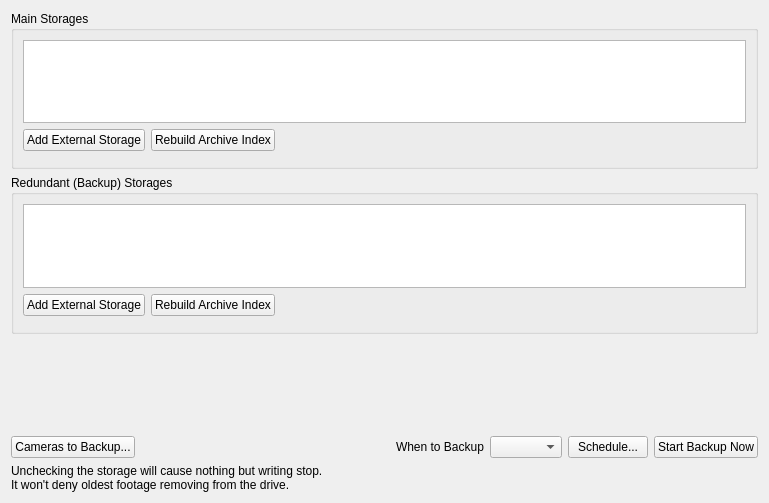
<?xml version="1.0" encoding="UTF-8"?>
<ui version="4.0">
 <class>StorageConfigWidget</class>
 <widget class="QWidget" name="StorageConfigWidget">
  <property name="geometry">
   <rect>
    <x>0</x>
    <y>0</y>
    <width>769</width>
    <height>503</height>
   </rect>
  </property>
  <layout class="QVBoxLayout" name="verticalLayout_2">
   <item>
    <widget class="QGroupBox" name="storagesGroupBox">
     <property name="title">
      <string>Main Storages</string>
     </property>
     <layout class="QVBoxLayout" name="verticalLayout">
      <item>
       <widget class="QnTableView" name="mainStoragesTable">
        <property name="autoFillBackground">
         <bool>false</bool>
        </property>
        <property name="selectionMode">
         <enum>QAbstractItemView::NoSelection</enum>
        </property>
        <property name="selectionBehavior">
         <enum>QAbstractItemView::SelectRows</enum>
        </property>
        <attribute name="horizontalHeaderVisible">
         <bool>false</bool>
        </attribute>
        <attribute name="horizontalHeaderCascadingSectionResizes">
         <bool>true</bool>
        </attribute>
        <attribute name="horizontalHeaderDefaultSectionSize">
         <number>100</number>
        </attribute>
        <attribute name="horizontalHeaderStretchLastSection">
         <bool>true</bool>
        </attribute>
        <attribute name="verticalHeaderVisible">
         <bool>false</bool>
        </attribute>
       </widget>
      </item>
      <item>
       <layout class="QHBoxLayout" name="horizontalLayout">
        <item>
         <widget class="QPushButton" name="addExtStorageToMainBtn">
          <property name="text">
           <string>Add External Storage</string>
          </property>
         </widget>
        </item>
        <item>
         <widget class="QPushButton" name="rebuildMainButton">
          <property name="text">
           <string>Rebuild Archive Index</string>
          </property>
         </widget>
        </item>
        <item>
         <spacer name="horizontalSpacer_3">
          <property name="orientation">
           <enum>Qt::Horizontal</enum>
          </property>
          <property name="sizeHint" stdset="0">
           <size>
            <width>40</width>
            <height>20</height>
           </size>
          </property>
         </spacer>
        </item>
       </layout>
      </item>
      <item>
       <widget class="QnStorageRebuildWidget" name="rebuildMainWidget" native="true"/>
      </item>
     </layout>
    </widget>
   </item>
   <item>
    <widget class="QGroupBox" name="groupBox">
     <property name="title">
      <string>Redundant (Backup) Storages</string>
     </property>
     <layout class="QVBoxLayout" name="verticalLayout_4">
      <item>
       <widget class="QnTableView" name="backupStoragesTable">
        <property name="autoFillBackground">
         <bool>false</bool>
        </property>
        <property name="selectionMode">
         <enum>QAbstractItemView::NoSelection</enum>
        </property>
        <property name="selectionBehavior">
         <enum>QAbstractItemView::SelectRows</enum>
        </property>
        <property name="rowCount" stdset="0">
         <number>0</number>
        </property>
        <property name="columnCount" stdset="0">
         <number>7</number>
        </property>
        <attribute name="horizontalHeaderVisible">
         <bool>false</bool>
        </attribute>
        <attribute name="horizontalHeaderCascadingSectionResizes">
         <bool>true</bool>
        </attribute>
        <attribute name="horizontalHeaderDefaultSectionSize">
         <number>100</number>
        </attribute>
        <attribute name="horizontalHeaderStretchLastSection">
         <bool>true</bool>
        </attribute>
        <attribute name="verticalHeaderVisible">
         <bool>false</bool>
        </attribute>
       </widget>
      </item>
      <item>
       <layout class="QHBoxLayout" name="horizontalLayout_3">
        <item>
         <widget class="QPushButton" name="addExtStorageToBackupBtn">
          <property name="text">
           <string>Add External Storage</string>
          </property>
         </widget>
        </item>
        <item>
         <widget class="QPushButton" name="rebuildBackupButton">
          <property name="text">
           <string>Rebuild Archive Index</string>
          </property>
         </widget>
        </item>
        <item>
         <spacer name="horizontalSpacer_4">
          <property name="orientation">
           <enum>Qt::Horizontal</enum>
          </property>
          <property name="sizeHint" stdset="0">
           <size>
            <width>40</width>
            <height>20</height>
           </size>
          </property>
         </spacer>
        </item>
       </layout>
      </item>
      <item>
       <widget class="QnStorageRebuildWidget" name="rebuildBackupWidget" native="true"/>
      </item>
     </layout>
    </widget>
   </item>
   <item>
    <widget class="QStackedWidget" name="stackedWidgetBackupInfo">
     <property name="currentIndex">
      <number>0</number>
     </property>
     <widget class="QWidget" name="backupPreparePage">
      <layout class="QHBoxLayout" name="horizontalLayout_4"/>
     </widget>
     <widget class="QWidget" name="backupProgressPage">
      <layout class="QVBoxLayout" name="verticalLayout_3">
       <item>
        <widget class="QnWordWrappedLabel" name="rebuildStatusLabelBackup" native="true"/>
       </item>
       <item>
        <widget class="QLabel" name="label_5">
         <property name="text">
          <string>Backup progress</string>
         </property>
        </widget>
       </item>
       <item>
        <layout class="QHBoxLayout" name="horizontalLayout_7">
         <item>
          <widget class="QProgressBar" name="progressBarBackup">
           <property name="enabled">
            <bool>true</bool>
           </property>
           <property name="value">
            <number>0</number>
           </property>
          </widget>
         </item>
         <item>
          <widget class="QPushButton" name="backupStopButton">
           <property name="text">
            <string>Cancel</string>
           </property>
          </widget>
         </item>
        </layout>
       </item>
      </layout>
     </widget>
    </widget>
   </item>
   <item>
    <spacer name="verticalSpacer">
     <property name="orientation">
      <enum>Qt::Vertical</enum>
     </property>
     <property name="sizeType">
      <enum>QSizePolicy::Fixed</enum>
     </property>
     <property name="sizeHint" stdset="0">
      <size>
       <width>20</width>
       <height>24</height>
      </size>
     </property>
    </spacer>
   </item>
   <item>
    <layout class="QHBoxLayout" name="horizontalLayout_5">
     <item>
      <widget class="QPushButton" name="pushButtonCameraSettings">
       <property name="text">
        <string>Cameras to Backup...</string>
       </property>
      </widget>
     </item>
     <item>
      <spacer name="horizontalSpacer_5">
       <property name="orientation">
        <enum>Qt::Horizontal</enum>
       </property>
       <property name="sizeHint" stdset="0">
        <size>
         <width>40</width>
         <height>20</height>
        </size>
       </property>
      </spacer>
     </item>
     <item>
      <widget class="QLabel" name="label_3">
       <property name="text">
        <string>When to Backup</string>
       </property>
      </widget>
     </item>
     <item>
      <widget class="QComboBox" name="comboBoxBackupType"/>
     </item>
     <item>
      <widget class="QPushButton" name="pushButtonSchedule">
       <property name="text">
        <string>Schedule...</string>
       </property>
      </widget>
     </item>
     <item>
      <widget class="QPushButton" name="backupStartButton">
       <property name="text">
        <string>Start Backup Now</string>
       </property>
      </widget>
     </item>
    </layout>
   </item>
   <item>
    <widget class="QLabel" name="storagesWarningLabel">
     <property name="text">
      <string>Unchecking the storage will cause nothing but writing stop.
It won't deny oldest footage removing from the drive.</string>
     </property>
    </widget>
   </item>
  </layout>
 </widget>
 <customwidgets>
  <customwidget>
   <class>QnTableView</class>
   <extends>QTableView</extends>
   <header location="global">ui/widgets/table_view.h</header>
  </customwidget>
  <customwidget>
   <class>QnWordWrappedLabel</class>
   <extends>QWidget</extends>
   <header location="global">ui/widgets/word_wrapped_label.h</header>
   <container>1</container>
  </customwidget>
  <customwidget>
   <class>QnStorageRebuildWidget</class>
   <extends>QWidget</extends>
   <header location="global">ui/widgets/properties/storage_rebuild_widget.h</header>
   <container>1</container>
  </customwidget>
 </customwidgets>
 <resources/>
 <connections/>
</ui>
